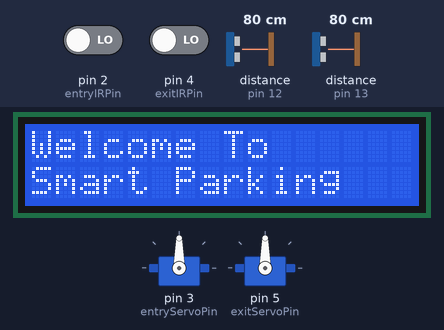
This sketch was run on a simulated Arduino Uno, built with avr-gcc and run on an emulated ATmega328P. On the bench: 2 × servo, 16×2 character LCD. Wiring (inferred from the names in the program): ultrasonic range finder: trigger pin 11; echo pin 12. The inputs (shaded band) are chosen by the test bench; at power-on: pin 2 (entryIRPin) LOW, pin 4 (exitIRPin) LOW, distance to the obstacle (sensors on pin 12, pin 13) 80 cm. The echo pulse lasts 58.3 µs per cm.

Above: at 2.2 s.
2.3 s: pin 2 (entryIRPin) driven HIGH
At 5.2 s:
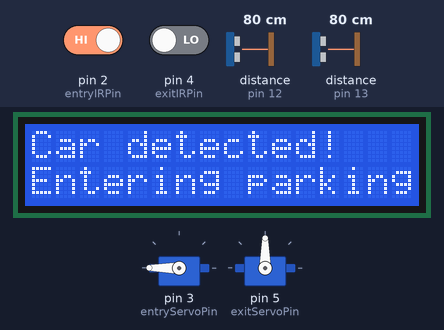
6.1 s: pin 4 (exitIRPin) driven HIGH
At 12.2 s:
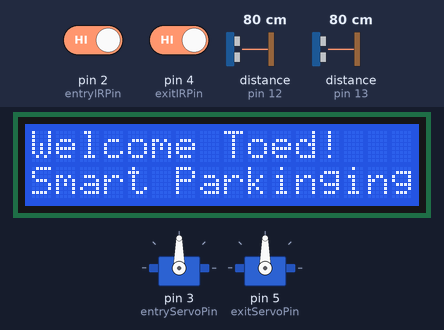
13.5 s: pin 4 (exitIRPin) driven LOW
At 20.7 s:
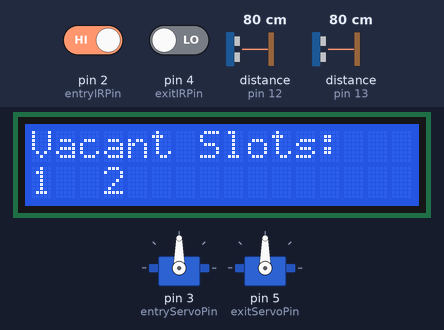
20.9 s: distance to the obstacle (sensor on pin 12) set to 2 cm
At 27.7 s:
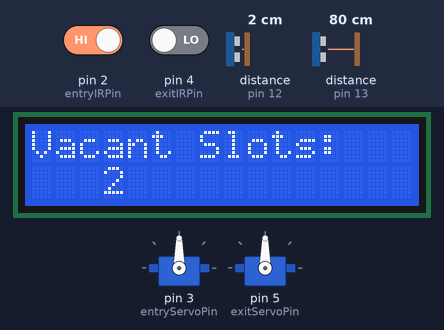
28.3 s: distance to the obstacle (sensor on pin 13) set to 2 cm
At 34.9 s:
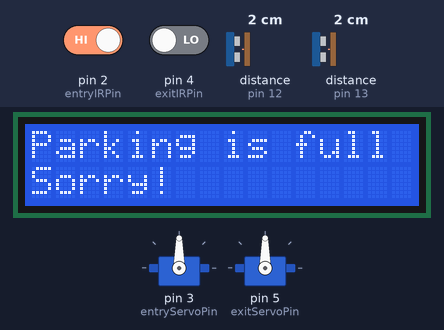
35.7 s: distance to the obstacle (sensor on pin 12) set to 10 cm
43.0 s: distance to the obstacle (sensor on pin 12) set to 13 cm
At 44.9 s:
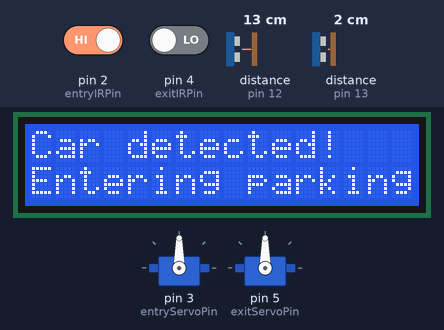
Timing chart, 0 to 46.6 s (numbered marks = the images above; inputs shaded):
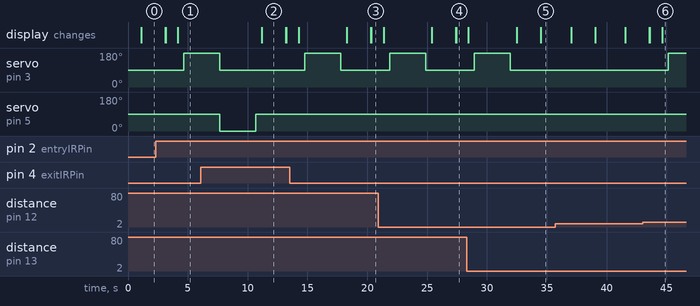

Measured:
- the behaviour switches between 11 and 12 cm on distance to the obstacle (sensor on pin 12) (found by bisection; images 5 and 6)
- after the input at 2.3 s, servo on pin 3 (entryServoPin): 90° → 180° after 2.4 s; the display: first differs from a run without the input after 0.83 s (image 1 shows a later state)
- after the input at 6.1 s, servo on pin 3 (entryServoPin): goes on until 7.7 s, then stays 90°; servo on pin 5 (exitServoPin): 90° → 0° after 1.6 s, → 90° 3.0 s later
- after the input at 13.5 s, servo on pin 5 (exitServoPin): stays 90° (without the input it goes to 0° after 4.3 s); the display: first differs from a run without the input after 4.8 s (image 3 shows a later state)
- after the input at 28.3 s, the display: first differs from a run without the input after 6.2 s (image 5)
- after the input at 43.0 s, servo on pin 3 (entryServoPin): 90° → 180° after 2.1 s; the display: first differs from a run without the input after 0.60 s (image 6 shows a later state)
- what the display in image 2 shows lasts 2.0 s, from 11.2 s to 13.2 s

The sketch:

workingParkingCode.ino
```cpp
#include <Servo.h>
#include <Wire.h>
#include <LiquidCrystal_I2C.h>

Servo entryGateServo;
Servo exitGateServo;
LiquidCrystal_I2C lcd(0x27, 16, 2);  // Adjust I2C address if needed

const int entryIRPin = 2;       // IR sensor at entry gate
const int entryServoPin = 3;    // Servo for entry gate
const int exitIRPin = 4;        // IR sensor at exit gate
const int exitServoPin = 5;     // Servo for exit gate

// Ultrasonic sensors for vacant slots
const int triggerPin1 = 11;     // Trigger pin for slot 1 ultrasonic sensor
const int echoPin1 = 12;        // Echo pin for slot 1 ultrasonic sensor
const int triggerPin2 = 10;     // Trigger pin for slot 2 ultrasonic sensor
const int echoPin2 = 13;        // Echo pin for slot 2 ultrasonic sensor

// Threshold distance to determine if a slot is vacant (in centimeters)
const int distanceThreshold = 10;

void setup() {
  entryGateServo.attach(entryServoPin);
  exitGateServo.attach(exitServoPin);

  pinMode(entryIRPin, INPUT);
  pinMode(exitIRPin, INPUT);
  pinMode(triggerPin1, OUTPUT);
  pinMode(echoPin1, INPUT);
  pinMode(triggerPin2, OUTPUT);
  pinMode(echoPin2, INPUT);

  lcd.begin(16, 2);     // Set up LCD with 16 columns and 2 rows
  lcd.backlight();      // Turn on the LCD backlight

  // Initial gate positions (closed)
  entryGateServo.write(90);
  exitGateServo.write(90);

  // Display initial message
  lcd.setCursor(0, 0);
  lcd.print("Parking System");
  delay(1000);
  lcd.clear();
}

void loop() {
  // Display welcome message with Smart Parking title
  lcd.setCursor(0, 0);
  lcd.print("Welcome To");
  lcd.setCursor(0, 1);
  lcd.print("Smart Parking");
  delay(2000);
  lcd.clear();

  // Check parking availability
  bool slotAvailable = isSlotAvailable();

  if (slotAvailable) {
    // Check if a car is detected at the entry
    if (digitalRead(entryIRPin) == HIGH) {
      displayVacantSlots();
      displayEntryMessage();
      openGate(entryGateServo);

    }
  } else {
    displayParkingFull();
  }

  // Check if a car is detected at the exit
  if (digitalRead(exitIRPin) == HIGH) {
    openGate1(exitGateServo);
  }

  delay(500);  // Small delay to prevent rapid re-triggering
}

// Function to open the gate and automatically close it after a delay
void openGate(Servo &gateServo) {
  gateServo.write(180);  // Open gate position
  delay(3000);           // Keep gate open for 3 seconds
  gateServo.write(90);   // Close gate position
}

void openGate1(Servo &gateServo) {
  gateServo.write(0);  // Open gate position
  delay(3000);           // Keep gate open for 3 seconds
  gateServo.write(90);   // Close gate position
}

// Display a welcome message and show vacant slots
void displayEntryMessage() {
  lcd.clear();
  lcd.setCursor(0, 0);
  lcd.print("Car detected!");
  lcd.setCursor(0, 1);
  lcd.print("Entering parking");
  delay(500);
}

// Display vacant slot numbers if available
void displayVacantSlots() {
  lcd.clear();
  lcd.setCursor(0, 0);
  lcd.print("Vacant Slots:");

  if (getDistance(triggerPin1, echoPin1) > distanceThreshold) {
    lcd.setCursor(0, 1);
    lcd.print("1 ");
  }
  if (getDistance(triggerPin2, echoPin2) > distanceThreshold) {
    lcd.setCursor(3, 1);
    lcd.print("2 ");
  }
  delay(1000);
}

// Display message if parking is full
void displayParkingFull() {
  lcd.clear();
  lcd.setCursor(0, 0);
  lcd.print("Parking is full");
  lcd.setCursor(0, 1);
  lcd.print("Sorry!");
  delay(2000);
}

// Check if any parking slot is available
bool isSlotAvailable() {
  return (getDistance(triggerPin1, echoPin1) > distanceThreshold || getDistance(triggerPin2, echoPin2) > distanceThreshold);
}

// Function to get distance from ultrasonic sensor
long getDistance(int triggerPin, int echoPin) {
  digitalWrite(triggerPin, LOW);
  delayMicroseconds(2);
  digitalWrite(triggerPin, HIGH);
  delayMicroseconds(10);
  digitalWrite(triggerPin, LOW);

  long duration = pulseIn(echoPin, HIGH);
  long distance = duration * 0.034 / 2;  // Convert duration to distance in cm
  return distance;
}
```
